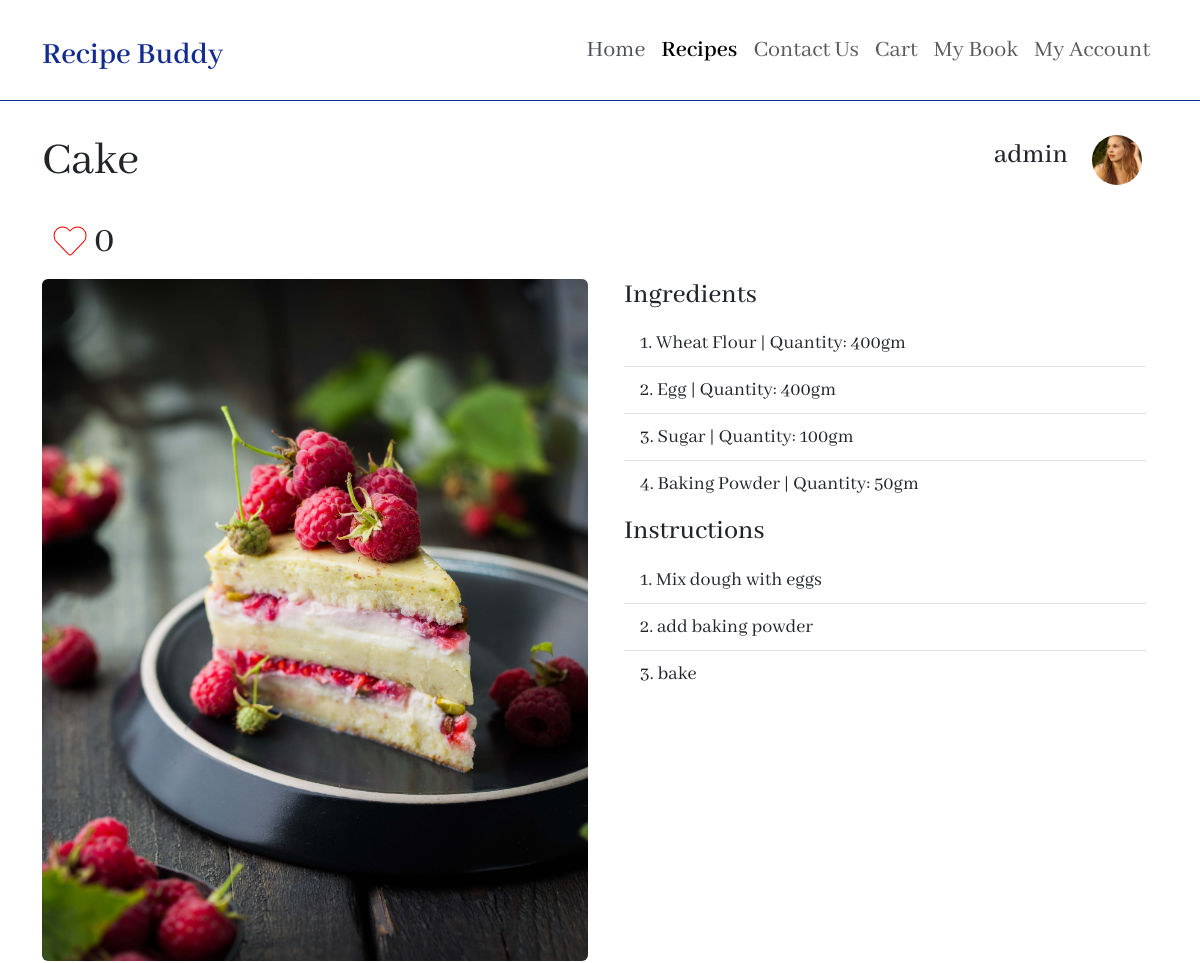
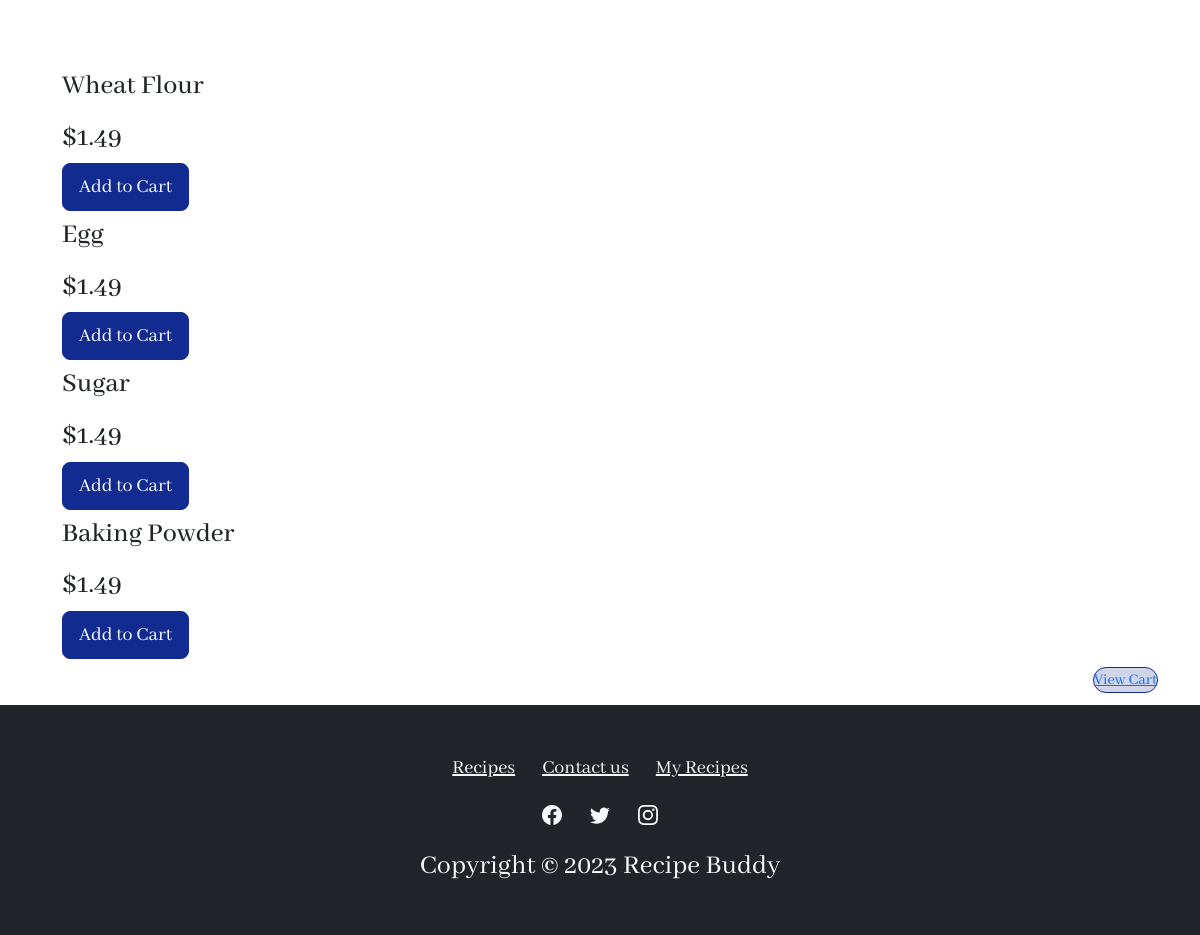
The app's page /showrecipe.php?id=25 (signed in) with its own data (2 pictures, top to bottom).
### tables this page shows
CREATE TABLE `recipe` (
  `RecipeID` int(11) NOT NULL,
  `Title` varchar(100) NOT NULL,
  `Description` varchar(400) DEFAULT NULL,
  `RecipeImagePath` varchar(500) NOT NULL,
  `RecipeImageName` varchar(500) NOT NULL,
  `DateCreated` datetime NOT NULL DEFAULT current_timestamp()
);

CREATE TABLE `users` (
  `UserID` int(11) NOT NULL,
  `Username` varchar(50) NOT NULL,
  `Password` varchar(50) NOT NULL,
  `UserImagePath` varchar(500) NOT NULL,
  `UserImageName` varchar(500) NOT NULL,
  `Contact` varchar(15) DEFAULT NULL
);

CREATE TABLE `recipe_ingredients_units` (
  `Recipe_Ingredient_Unit_ID` int(11) NOT NULL,
  `IngredientID` int(11) NOT NULL,
  `UnitID` int(11) NOT NULL,
  `RecipeID` int(11) NOT NULL,
  `Quantity` int(11) NOT NULL
);

CREATE TABLE `ingredients` (
  `IngredientID` int(11) NOT NULL,
  `Ingredient` varchar(50) NOT NULL
);

CREATE TABLE `units` (
  `UnitID` int(11) NOT NULL,
  `Unit` varchar(20) NOT NULL
);

CREATE TABLE `instructions` (
  `InstructionID` int(11) NOT NULL,
  `Instruction` varchar(300) NOT NULL
);

### showrecipe.php (the view, shortened to what this page needs)
<?php
include 'includes/db.php';
$userID = $_SESSION['userID'];
if (isset($_GET['id'])) {
  $id = $_GET['id'];
  $ingredient_sql = "SELECT recipe.RecipeID, recipe.RecipeImagePath, Title, ingredient FROM recipe_ingredients
                      JOIN recipe ON recipe_ingredients.RecipeID = recipe.RecipeID
                      JOIN ingredients ON recipe_ingredients.IngredientID = ingredients.IngredientID
                      WHERE recipe.RecipeID = $id";
  $instructions_sql = "SELECT recipe.RecipeID, instructions.Instruction FROM recipe_instructions
                        JOIN recipe ON recipe_instructions.RecipeID = recipe.RecipeID
                        JOIN instructions ON recipe_instructions.InstructionsID = instructions.InstructionID
                        WHERE recipe.RecipeID = $id";
  $users_sql = "SELECT recipe.RecipeID,users.UserID, Username, UserImagePath FROM `recipe_users`
                  JOIN recipe ON recipe_users.RecipeID = recipe.RecipeID
                  JOIN users ON recipe_users.UserID = users.UserID
                  WHERE recipe.RecipeID = $id";
  $units_sql = "SELECT recipe.RecipeID, Unit, Quantity, ingredients.Ingredient FROM recipe_ingredients_units
                JOIN recipe ON recipe_ingredients_units.RecipeID = recipe.RecipeID
                JOIN units ON recipe_ingredients_units.UnitID = units.UnitID
                JOIN ingredients ON recipe_ingredients_units.IngredientID = ingredients.IngredientID
                WHERE recipe.RecipeID = $id";
  $likes_sql = "SELECT COUNT(RecipeID) AS 'Likes' FROM recipe_likes WHERE RecipeID = $id";
  $already_liked_sql = "SELECT COUNT(RecipeID) AS 'Likes' FROM recipe_likes WHERE RecipeID = $id and UserID = $userID ";
  $ingredient_result = mysqli_query($conn, $ingredient_sql);
  $ingredient_row = mysqli_fetch_assoc($ingredient_result);
  $instructions_result = mysqli_query($conn, $instructions_sql);
  $users_result = mysqli_query($conn, $users_sql);
  $users_row = mysqli_fetch_assoc($users_result);
  $units_result = mysqli_query($conn, $units_sql);
  $likes_result = mysqli_query($conn, $likes_sql);
  $likes_row = mysqli_fetch_assoc($likes_result);
  $already_liked_result = mysqli_query($conn, $already_liked_sql);
  $already_liked_row = mysqli_fetch_assoc($already_liked_result);
  $like_class = $already_liked_row['Likes'] == 1 ? "text-danger" : "";
  if ($units_result) {
    while ($row = mysqli_fetch_assoc($units_result)) {
      $unitsArray[] = $row;
    }
  }
}
?>
<!DOCTYPE html>
<html data-bs-theme="light" lang="en">
<head>
  <link
    rel="stylesheet"
    href="https://cdn.jsdelivr.net/npm/bootstrap@5.3.3/dist/css/bootstrap.min.css" />
  <link href="https://cdnjs.cloudflare.com/ajax/libs/font-awesome/5.15.3/css/all.min.css" rel="stylesheet">
  <link rel="stylesheet" href="assets/css/styles.min.css" />
</head>
<body style="font-family: 'Abhaya Libre', serif">
  <nav
    class="navbar navbar-expand-md sticky-top bg-body py-3"
    style="
        background: var(--bs-primary);
        border-bottom: 1px solid var(--bs-primary);
      ">
    <div class="container">
      <a class="navbar-brand d-flex align-items-center" href="index.php"><span
          class="fs-2 fw-semibold"
          style="color: var(--bs-primary); padding-top: 10px">Recipe Buddy</span></a>
      <div class="collapse navbar-collapse" id="navcol-2">
        <ul class="navbar-nav ms-auto">
          <li class="nav-item">
            <a
              class="nav-link active fs-4 fw-normal"
              href="index.php"
              style="
                  border-bottom-color: var(--bs-primary-text-emphasis);
                  color: var(--bs-dark-text-emphasis);
                ">Home</a>
          </li>
          <li class="nav-item">
            <a class="nav-link fs-4 fw-semibold active" href="recipes.php">Recipes</a>
          </li>
          <li class="nav-item">
            <a class="nav-link fs-4" href="contactus.php">Contact Us</a>
          </li>
          <?php
          if (isset($_SESSION['Username']) && $_SESSION['loggedin'] == true) {
            echo '<li class="nav-item"><a class="nav-link fs-4" href="cart.php">Cart</a></li>';
            echo '<li class="nav-item"><a class="nav-link fs-4" href="mybook.php">My Book</a></li>';
            echo '<li class="nav-item"><a class="nav-link fs-4" href="account.php">My Account</a></li>';
          } else {
            echo '<a class="btn btn-primary fs-4 ms-md-2" role="button" href="login.php" style="border-radius: 8px">Login</a>';
          }
          ?>
        </ul>
      </div>
    </div>
  </nav>
  <div
    class="container py-4 py-xl-5"
    style="padding-top: 8px; margin-top: -24px">
    <div class="row d-flex justify-content-between align-items-center flex-lg-row flex-sm-column">
      <div class="col mt-sm-2 mt-md-2">
        <h1 class="display-5" style="margin-bottom: 20px"><?php echo $ingredient_row['Title'] ?></h1>
      </div>
      <div class="col d-flex mb-sm-3 mb-md-3 justify-content-sm-start justify-content-md-start justify-content-lg-end">
        <div class="row ">
          <div class="col d-flex align-items-center">
            <h1 class="fs-3"><?php echo $users_row['Username'] ?></h1>
          </div>
          <div class="col">
            <img
              class="rounded-circle flex-shrink-0 me-3 fit-cover"
              width="50"
              height="50"
              src="<?php echo $users_row['UserImagePath']; ?>" />
          </div>
        </div>
      </div>
    </div>
    <div class="container mb-2">
      <div class="d-flex align-items-center">
        <i id="heartIcon" class="border-heart fas fa-heart fa-2x <?php echo $like_class; ?> mr-2" onclick="addLike()"></i>
        <span id="vote-count" class="fs-1 ms-2"><?php echo $likes_row['Likes'];?></span>
      </div>
    </div>
    <div class="d-flex row flex-lg-row flex-xs-column flex-sm-column ">
      <div class="col mb-sm-3 mb-md-3">
        <img
          class="rounded w-100 h-100 fit-cover"
          style="min-height: 300px"
          src="<?php echo $ingredient_row['RecipeImagePath']; ?>" />
      </div>
      <div class="col">
        <div class="container d-flex flex-column">
          <h4 class="fs-3">Ingredients</h4>
          <ol class="list-group list-group-flush list-group-numbered fs-5 mb-2">
            <?php foreach ($unitsArray as $unit): ?>
              <li class="list-group-item">
                <?php echo $unit['Ingredient']; ?>
                | Quantity: <?php echo $unit['Quantity'] . $unit['Unit']; ?>
              </li>
            <?php endforeach; ?>
          </ol>
          <h4 class="fs-3">Instructions</h4>
          <ol class="list-group list-group-flush list-group-numbered fs-5">
            <?php while ($instructions_row = mysqli_fetch_assoc($instructions_result)): ?>
              <li class="list-group-item"><?php echo $instructions_row['Instruction']; ?></li>
            <?php endwhile; ?>
          </ol>
        </div>
      </div>
    </div>
  </div>
  <div
    class="container">
    <?php foreach ($unitsArray as $ingredient): ?>
      <div
        class="row d-flex m-2 d-xxl-flex flex-row justify-content-xxl-center align-items-xxl-center">
        <div class="col-md-12 col-xxl-6 d-xxl-flex align-items-xxl-center">
          <h3><?php echo $ingredient['Ingredient']; ?></h3>
        </div>
        <div
          class="col d-xxl-flex justify-content-xxl-end align-items-xxl-center">
          <h3 style="padding-top: 10px; padding-right: 20px">$1.49</h3>
          <button
            class="btn btn-primary btn-lg d-xxl-flex justify-content-xxl-center align-items-xxl-center"
            type="button">
            Add to Cart
          </button>
        </div>
      </div>
    <?php endforeach; ?>
  </div>
  <div
    class="container d-sm-flex justify-content-sm-end align-items-sm-center"
    style="padding-bottom: 12px">
    <?php
    if (isset($_SESSION['Username']) && $_SESSION['loggedin'] == true) {
      echo '<a
      class="bg-primary-subtle bg-opacity-10 border rounded-pill border-1 border-primary"
      href="cart.php"
      data-bs-theme="light">View Cart</a>';
    }
    ?>
  </div>
  <footer class="text-center bg-dark">
    <div class="container text-white py-4 py-lg-5">
      <ul class="list-inline">
        <li class="list-inline-item me-4">
          <a class="fs-5 link-light" href="recipes.php">Recipes</a>
        </li>
        <li class="list-inline-item fs-5 me-4">
          <a class="fs-5 link-light" href="contactus.php">Contact us</a>
        </li>
        <li class="list-inline-item fs-5">
          <a class="fs-5 link-light" href="mybook.php">My Recipes</a>
        </li>
      </ul>
      <ul class="list-inline fs-5">
        <li class="list-inline-item fs-5 me-4">
        </li>
        <li class="list-inline-item fs-5 me-4">
        </li>
        <li class="list-inline-item fs-5">
        </li>
      </ul>
      <p class="fs-3 mb-0" style="color: var(--bs-tertiary-bg)">
        Copyright © 2023 Recipe Buddy
      </p>
    </div>
  </footer>
</body>
</html>

### showrecipe.php (style rules this page uses)
.border-heart { color: transparent; -webkit-text-stroke-width: 1px; -webkit-text-stroke-color: red; }

### records on screen
recipe: users.Username "admin", instructions.Instruction "Mix dough with eggs", instructions.Instruction "add baking powder", instructions.Instruction "bake"
recipe_ingredients_units: IngredientID.Ingredient "Wheat Flour", Quantity "400", UnitID.Unit "gm"
recipe_ingredients_units: IngredientID.Ingredient "Egg", Quantity "400", UnitID.Unit "gm"
recipe_ingredients_units: IngredientID.Ingredient "Sugar", Quantity "100", UnitID.Unit "gm"
recipe_ingredients_units: IngredientID.Ingredient "Baking Powder", Quantity "50", UnitID.Unit "gm"

### other values on screen
$ingredient_row['Title'] "Cake"
$likes_row['Likes'] "0"
